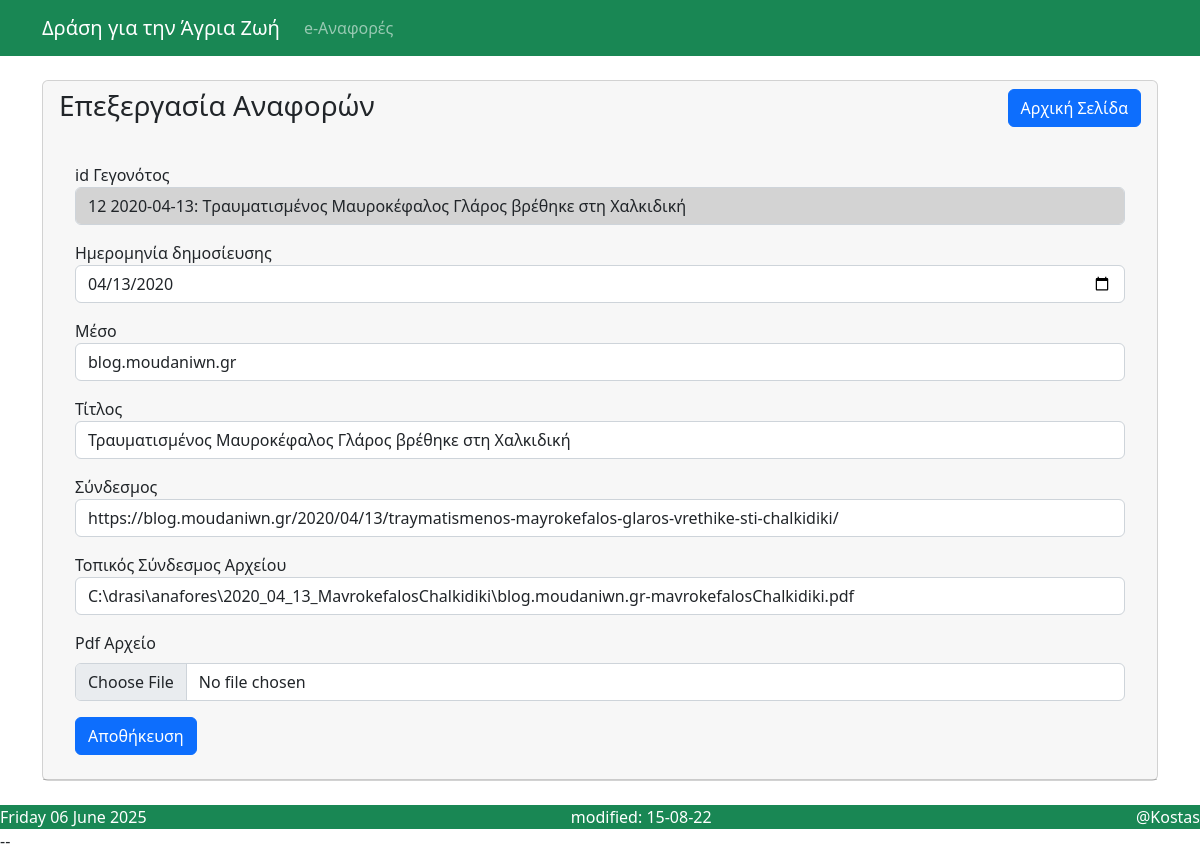
Screenshot of /anafora-edit.php?id=41 with the database file from the repository.
### tables this page shows
CREATE TABLE IF NOT EXISTS `anafores` (
  `id` int(11) NOT NULL AUTO_INCREMENT,
  `event_id` int(11) NOT NULL,
  `meso` varchar(255) NOT NULL,
  `dimosieusi` date NOT NULL,
  `link` varchar(2048) NOT NULL,
  `llink` varchar(2048) NOT NULL,
  `pdf` longblob DEFAULT NULL,
  `title` varchar(255) DEFAULT NULL,
  PRIMARY KEY (`id`),
  KEY `event_id` (`event_id`)
);

CREATE TABLE IF NOT EXISTS `events` (
  `id` int(11) NOT NULL AUTO_INCREMENT,
  `date` date NOT NULL,
  `place` varchar(255) NOT NULL,
  `perigrafi` text NOT NULL,
  `simeioseis` text DEFAULT NULL,
  PRIMARY KEY (`id`)
);

### anafora-edit.php (the view, shortened to what this page needs)
<?php
include('include/header.php');
include('config/db.php');
?>
<div class="container">
    <div class="row">
        <div class="col-md-12 mt-4">
            <div class="card">
                <div class="card-header">
                    <h3>Επεξεργασία Αναφορών
                        <a href="index.php" class="btn btn-primary float-end">Αρχική Σελίδα</a>
                    </h3>
                    <div class="card-body">
                        <?php
                        if (isset($_GET['id'])){
                            $anafora_id = $_GET['id'];
                            $query = 'SELECT * FROM anafores WHERE id = :anaf_id LIMIT 1';
                            $stmt = $pdo->prepare($query);
                            $stmt->execute(['anaf_id' => $anafora_id]);
                            $Anafora = $stmt->fetch();
                            }
                        ?>
                        <form action="code-anafora.php" method="post" class="needs-validation">
                            <div class="mt-3">
                                    <label>id Γεγονότος</label>
                                    <?php
                                        $queryEvent = 'SELECT * FROM events WHERE id = :event_id';
                                        $stmtEvent = $pdo -> prepare($queryEvent);
                                        $stmtEvent ->execute(['event_id' => $Anafora->event_id]);
                                        $event = $stmtEvent->fetch();
                                        echo '<input type="text" name="event_id" value="'.$Anafora->event_id.' '.$event->date.': '.$event->perigrafi.'" class="form-control" style="background-color:lightgrey" readonly>';
                                    ?>
                            </div>
                            <div class="mt-3">
                                <label>Ημερομηνία δημοσίευσης</label>
                                <input type="date" name="dimosieusi" value="<?= $Anafora->dimosieusi?>" class="form-control" required>
                            </div>
                            <div class="mt-3">
                                <label>Μέσο</label>
                                <input type="text" name="meso" class="form-control" value="<?= $Anafora->meso?>" required>
                            </div>
                            <div class="mt-3">
                                <label>Τίτλος</label>
                                <input type="text" name="title" class="form-control" value="<?= $Anafora->title?>" required>
                            </div>
                            <div class="mt-3">
                                <label>Σύνδεσμος</label>
                                <input type="text" name="link" class="form-control" value="<?= $Anafora->link?>" required>
                            </div>
                            <div class="mt-3">
                                <label>Τοπικός Σύνδεσμος Αρχείου</label>
                                <input type="text" name="llink" class="form-control" value="<?= $Anafora->llink?>">
                            </div>
                            <div class="form-group mt-3">
                                <label for="formFile" class="form-label">Pdf Αρχείο</label>
                                <input class="form-control" type="file" id="formFile">
                            </div>
                            <div class="mt-3">
                                <button type="submit" name="update-anafora-btn" class="btn btn-primary">Αποθήκευση</button>
                            </div>
                        </form>
                </div>
            </div>
        </div>
    </div>
</div>
</div>
<?php include('include/footer.php'); ?>

### rows the page displays
anafores: event_id "12 2020-04-13: Tραυματισμένος Μαυροκέφαλος Γλάρος βρέθηκε στη Χαλκιδική", dimosieusi "04/13/2020", meso "blog.moudaniwn.gr", title "Τραυματισμένος Μαυροκέφαλος Γλάρος βρέθηκε στη Χαλκιδική", link "https://blog.moudaniwn.gr/2020/04/13/traymatismenos-mayrokefalos-glaros-vrethike-sti-chalkidiki/", llink "C:\\drasi\\anafores\\2020_04_13_MavrokefalosChalkidiki\\blog.moudaniwn.gr-mavrokefalosChalkidiki.pdf"
